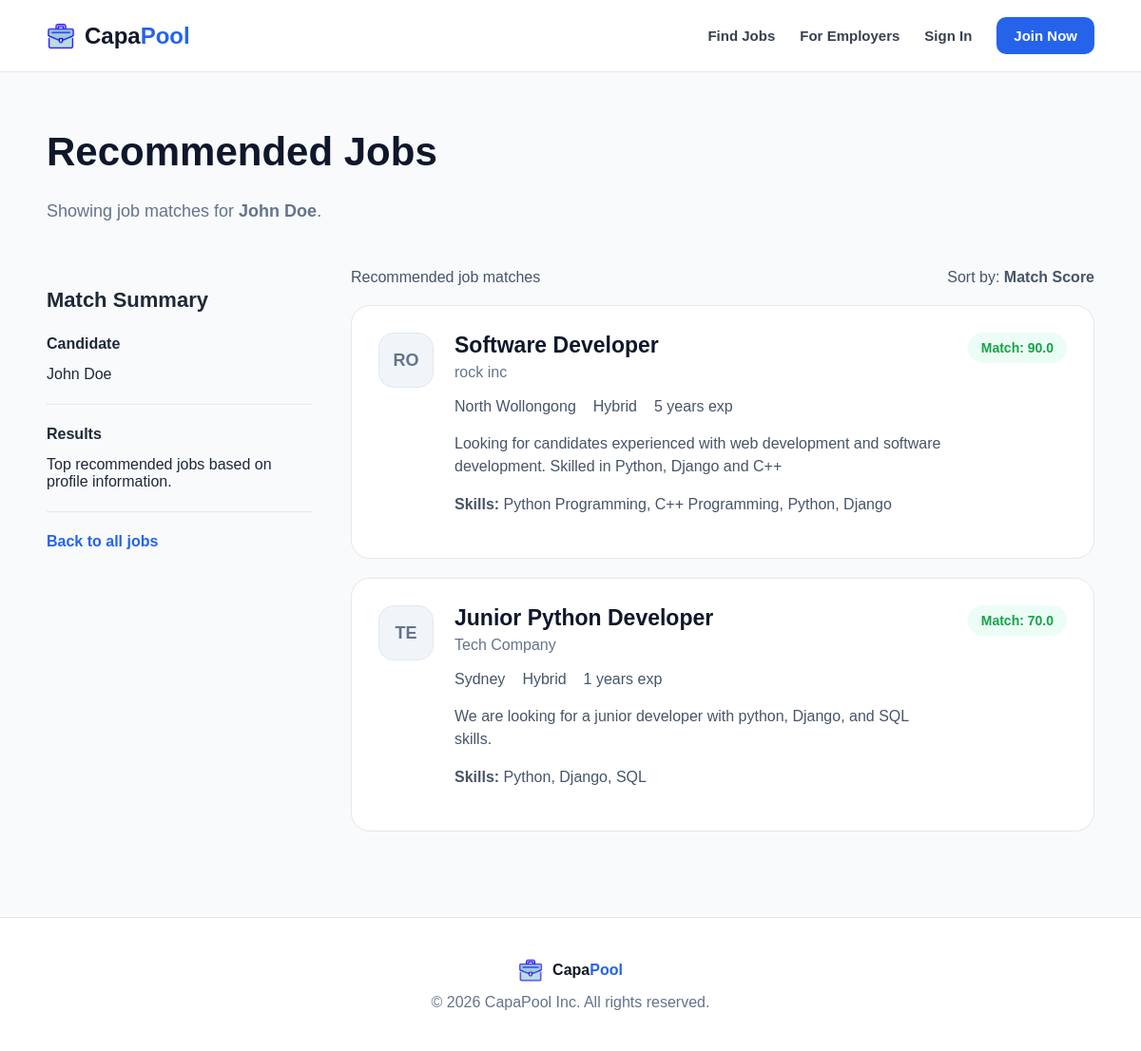
Page /recommendations/jobs/ (signed in) on the committed database.
### candidates/models.py (models this page shows, shortened)
class CandidateProfile(models.Model):
	education_choices = [
		('high_school', 'High School'),
		('diploma', 'Diploma'),
		('bachelor', 'Bachelor'),
		('master', 'Master'),
		('phd', 'PhD'),
	]
	work_mode_choices = [
		('remote', 'Remote'),
		('onsite', 'On-site'),
		('hybrid', 'Hybrid'),
	]
	user = models.OneToOneField(User, on_delete=models.CASCADE)
	full_name = models.CharField(max_length=150)
	contact_email = models.EmailField()
	phone_number = models.CharField(max_length=30, blank=True)
	education_level = models.CharField(max_length=50, choices=education_choices)
	major = models.CharField(max_length=100)
	years_of_experience = models.PositiveIntegerField(default=0)
	work_experience = models.TextField(blank=True)
	is_member = models.BooleanField(default=False)
	skills = models.ManyToManyField(Skill, blank=True)
	resume = models.FileField(upload_to='resume/', blank=True, null=True)
	preferred_location = models.CharField(max_length=100, blank=True)
	preferred_work_mode = models.CharField(max_length=30, blank=True)
	created_at = models.DateTimeField(auto_now_add=True)

class Skill(models.Model):
	name = models.CharField(max_length=100, unique=True)

### jobs/models.py (models this page shows, shortened)
class JobPosting(models.Model):
	education_choices = [
		('high_school', 'High School'),
		('diploma', 'Diploma'),
		('bachelor', 'Bachelor'),
		('master', 'Master'),
		('phd', 'PhD'),
	]
	work_mode_choices = [
		('remote', 'Remote'),
		('onsite', 'On-site'),
		('hybrid', 'Hybrid'),
	]
	employer = models.ForeignKey(
		EmployerProfile,
		on_delete=models.CASCADE,
		related_name='job_postings'
	)
	job_title = models.CharField(max_length=150)
	job_description = models.TextField()
	required_education_level = models.CharField(max_length=50, choices=education_choices)
	required_skills = models.ManyToManyField(Skill, blank=True)
	required_years_of_experience = models.PositiveIntegerField(default=0)
	work_mode = models.CharField(max_length=30, choices=work_mode_choices)
	job_location = models.CharField(max_length=100)
	is_active = models.BooleanField(default=True)
	created_at = models.DateTimeField(auto_now_add=True)

### employers/models.py (models this page shows, shortened)
class EmployerProfile(models.Model):
	user = models.OneToOneField(User, on_delete=models.CASCADE)
	company_name = models.CharField(max_length=150)
	company_description = models.TextField(blank=True)
	contact_email = models.EmailField()
	phone_number = models.CharField(max_length=30, blank=True)
	is_member = models.BooleanField(default=False)
	created_at = models.DateTimeField(auto_now_add=True)

### recommendations/views.py (the view)
# urls.py: path('jobs/', views.recommended_jobs, name='recommended_jobs'),
@login_required
def recommended_jobs(request):
	candidate_profile = CandidateProfile.objects.filter(user=request.user).first()
	if candidate_profile is None:
		messages.error(request, 'Only candidates can view recommended jobs.')
		return redirect('dashboard')
	results = get_top_10_jobs_for_candidate(candidate_profile)
	return render(request, 'recommendations/recommended_jobs.html', {
		'candidate': candidate_profile,
		'results': results
	})

### recommendations/services.py (called while the page is built)
def get_top_10_jobs_for_candidate(candidate):
	jobs = JobPosting.objects.filter(is_active=True)
	scored_jobs = []
	for job in jobs:
		score = calculate_job_match_score(candidate, job)
		scored_jobs.append({
			'job': job,
			'score': score
		})
	scored_jobs.sort(key=lambda item: item['score'], reverse=True)
	if candidate.is_member:
		return scored_jobs
	return scored_jobs[:10]

### templates/recommendations/recommended_jobs.html
{% extends "base.html" %}
{% block content %}
<section class="jobs-top-section">
    <h1>Recommended Jobs</h1>
    {% if candidate %}
        <p class="recommended-subtitle">Showing job matches for <strong>{{ candidate.full_name }}</strong>.</p>
    {% else %}
        <p class="recommended-subtitle">No candidate profile found. Please create a candidate profile first.</p>
    {% endif %}
</section>
{% if candidate %}
<section class="figma-jobs-layout">
    <aside class="job-filter-box">
        <h2>Match Summary</h2>
        <div class="filter-group"><h3>Candidate</h3><p>{{ candidate.full_name }}</p></div>
        <div class="filter-group"><h3>Results</h3><p>Top recommended jobs based on profile information.</p></div>
        <a href="{% url 'job_list' %}" class="create-job-link">Back to all jobs</a>
    </aside>
    <section class="job-results-area">
        <div class="job-results-header"><p>Recommended job matches</p><p>Sort by: <strong>Match Score</strong></p></div>
        {% for item in results %}
            <div class="figma-job-card">
                <div class="company-initials">{{ item.job.employer.company_name|slice:":2" }}</div>
                <div class="job-main-info">
                    <h2>{{ item.job.job_title }}</h2>
                    <p class="company-name">{{ item.job.employer.company_name }}</p>
                    <div class="job-meta-row">
                        <span>{{ item.job.job_location }}</span>
                        <span>{{ item.job.get_work_mode_display }}</span>
                        <span>{{ item.job.required_years_of_experience }} years exp</span>
                    </div>
                    <p class="job-description">{{ item.job.job_description }}</p>
                    <p class="job-description"><strong>Skills:</strong>
                        {% for skill in item.job.required_skills.all %}
                            {{ skill.name }}{% if not forloop.last %}, {% endif %}
                        {% empty %}
                            No skills listed.
                        {% endfor %}
                    </p>
                </div>
                <span class="match-score">Match: {{ item.score }}</span>
            </div>
        {% empty %}
            <div class="empty-message"><p>No recommended jobs found.</p></div>
        {% endfor %}
    </section>
</section>
{% endif %}
{% endblock %}

### static/css/style.css (style rules this page uses)
* { margin: 0; padding: 0; box-sizing: border-box; }
body { font-family: Arial, sans-serif; background: #f8fafc; color: #1f2937; }
.jobs-top-section { max-width: 1150px; margin: 60px auto 50px; padding: 0 24px; }
.jobs-top-section h1 { font-size: 42px; margin-bottom: 28px; color: #0f172a; }
.figma-jobs-layout { max-width: 1150px; margin: 0 auto 70px; padding: 0 24px; display: grid; grid-template-columns: 280px 1fr; gap: 40px; }
.job-filter-box { padding-top: 20px; }
.job-filter-box h2 { font-size: 22px; margin-bottom: 24px; }
.filter-group { border-bottom: 1px solid #e5e7eb; padding-bottom: 22px; margin-bottom: 22px; }
.filter-group h3 { font-size: 16px; margin-bottom: 14px; }
.create-job-link { color: #2563eb; font-weight: bold; text-decoration: none; }
.job-results-header { display: flex; justify-content: space-between; margin-bottom: 20px; color: #475569; font-size: 16px; }
.figma-job-card { background: white; border: 1px solid #e5e7eb; border-radius: 20px; padding: 28px; margin-bottom: 20px; display: grid; grid-template-columns: 60px 1fr auto; gap: 20px; align-items: start; }
.company-initials { width: 58px; height: 58px; border-radius: 16px; background: #f1f5f9; border: 1px solid #e2e8f0; display: flex; justify-content: center; align-items: center; color: #64748b; font-weight: bold; font-size: 18px; text-transform: uppercase; }
.job-main-info h2 { font-size: 23px; margin-bottom: 6px; color: #0f172a; }
.company-name { color: #64748b; }
.job-meta-row { display: flex; flex-wrap: wrap; gap: 18px; margin: 18px 0; color: #475569; }
.job-description { color: #475569; line-height: 1.5; margin-bottom: 16px; }
.posted-badge, .match-score { background: #ecfdf5; color: #16a34a; padding: 8px 14px; border-radius: 18px; font-size: 14px; font-weight: bold; white-space: nowrap; }
.recommended-subtitle { color: #64748b; font-size: 18px; margin-top: 8px; }

### rows in the picture
CandidateProfile: full_name "John Doe"
JobPosting: job.employer.company_name "RO", job.job_title "Software Developer", job.employer.company_name "rock inc", job.job_location "North Wollongong", job.work_mode "Hybrid", job.required_years_of_experience "5", job.job_description "Looking for candidates experienced with web development and software development. Skilled in Python, Django and C++", score "90.0"
Skill: name "Python Programming"
Skill: name "C++ Programming"
Skill: name "Python"
Skill: name "Django"
JobPosting: job.employer.company_name "TE", job.job_title "Junior Python Developer", job.employer.company_name "Tech Company", job.job_location "Sydney", job.work_mode "Hybrid", job.required_years_of_experience "1", job.job_description "We are looking for a junior developer with python, Django, and SQL skills.", score "70.0"
Skill: name "SQL"
